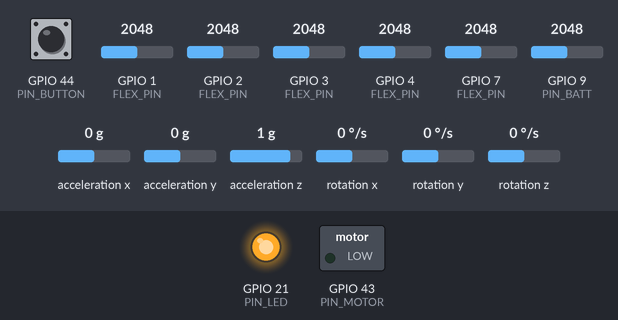
The sketch below on a simulated Seeed XIAO ESP32-S3. Parts: switched loads named in the sketch (green lamp = pin HIGH), output pins drawn as LEDs (lit = HIGH). Wiring (inferred from the names in the program): MPU-6050 motion sensor at I2C address 0x68. The test bench sets the inputs (shaded band); at power-on: GPIO 1 (FLEX_PIN) = 2048, GPIO 4 (FLEX_PIN) = 2048, GPIO 7 (FLEX_PIN) = 2048, GPIO 2 (FLEX_PIN) = 2048, GPIO 3 (FLEX_PIN) = 2048, GPIO 9 (PIN_BATT) = 2048, GPIO 44 (PIN_BUTTON) HIGH, acceleration x 0 g, acceleration y 0 g, acceleration z 1 g, rotation x 0 °/s, rotation y 0 °/s, rotation z 0 °/s (analog values on the 0–4095 scale). Nothing arrives over Bluetooth unless stated; a phone connects over Bluetooth LE 3 s after start; what the sketch prints to the serial monitor is not drawn.

Above: at 0.1 s.
At 4.4 s:
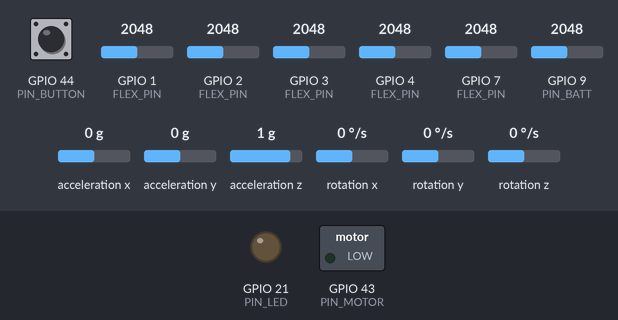
4.5 s: GPIO 1 (FLEX_PIN) set to 1271
6.0 s: GPIO 1 (FLEX_PIN) set to 1181
8.2 s: GPIO 4 (FLEX_PIN) set to 1283
9.7 s: GPIO 4 (FLEX_PIN) set to 1180
11.8 s: GPIO 7 (FLEX_PIN) set to 1314
13.3 s: GPIO 7 (FLEX_PIN) set to 1169
At 60.3 s:
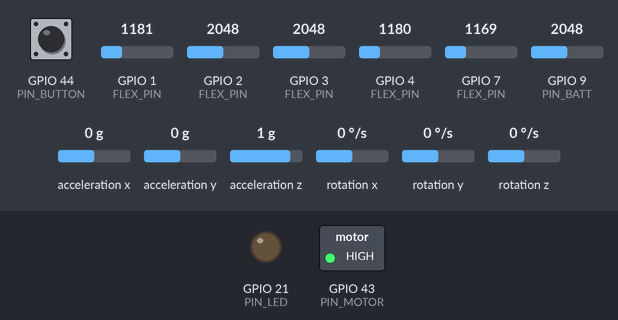
Timing chart, 0 to 61.5 s (numbered marks = the images above; inputs shaded):
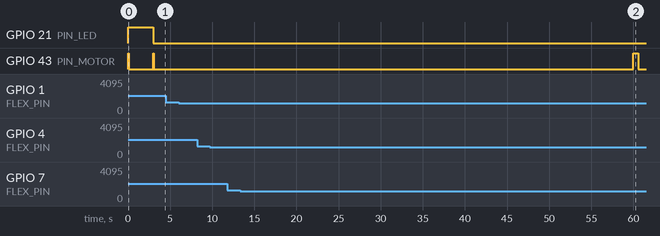

The sketch:

gesturetalk_glove.ino
```cpp
/*
 * GestureTalk Glove firmware — sensor streaming
 * Board:   Seeed Studio XIAO ESP32S3  (Arduino-ESP32 core 3.x, board "XIAO_ESP32S3")
 * Sensors: 5 × flex sensor (voltage dividers), MPU-6050 IMU (I2C)
 * Output:  50 Hz BLE sensor frames + vibration feedback on command
 *
 * The glove is deliberately simple: it measures and streams. All learning and
 * recognition of the wearer's personal signs happens in the GestureTalk app,
 * so signs can be taught, improved and backed up without reflashing.
 *
 * Frame format (20 bytes, little-endian) — must match app/lib/sensors.ts:
 *   uint16[5] flex mV (thumb..pinky) | int16[3] accel milli-g | int8[3] gyro deg/s ÷ 8
 *   | uint8 (bit7 = pod button, bits0-6 = sequence)
 */

#include <Arduino.h>
#include <Wire.h>
#include <BLEDevice.h>
#include <BLEServer.h>
#include <BLEUtils.h>
#include <BLE2902.h>
#include "glove_frame.h"

// ───────── Pins (XIAO ESP32S3). Flex sensors on ADC1 only — ADC2 is unreliable with BLE. ─────────
static const uint8_t FLEX_PIN[5] = {1, 2, 3, 4, 7};  // D0 thumb, D1 index, D2 middle, D3 ring, D8 pinky
static const uint8_t PIN_SDA = 5;     // D4
static const uint8_t PIN_SCL = 6;     // D5
static const uint8_t PIN_MOTOR = 43;  // D6 → 1 kΩ → NPN base
static const uint8_t PIN_BUTTON = 44; // D7 → button → GND
static const uint8_t PIN_BATT = 9;    // D10 ← 100k/100k divider from BAT+
static const uint8_t PIN_LED = 21;    // user LED, active LOW

#define SVC_UUID   "6e7a0001-5a1f-4c2b-9d3e-7f1a2b3c4d5e"
#define FRAME_UUID "6e7a0002-5a1f-4c2b-9d3e-7f1a2b3c4d5e"
#define BAT_UUID   "6e7a0003-5a1f-4c2b-9d3e-7f1a2b3c4d5e"
#define CMD_UUID   "6e7a0004-5a1f-4c2b-9d3e-7f1a2b3c4d5e"

static const uint32_t FRAME_INTERVAL_US = 20000;  // 50 Hz
static const uint8_t MPU_ADDR = 0x68;

BLECharacteristic *frameChar = nullptr;
BLECharacteristic *batChar = nullptr;
volatile bool connected = false;
volatile uint16_t buzzMs = 0;   // set from the BLE callback, executed in loop()
uint32_t buzzUntil = 0;
bool imuOk = false;
uint8_t seq = 0;

// ───────── Sensors ─────────
uint16_t readFlex(uint8_t pin) {
  uint32_t sum = 0;
  for (int i = 0; i < 4; i++) sum += analogReadMilliVolts(pin);  // light oversampling
  return sum / 4;
}

bool mpuInit() {
  Wire.beginTransmission(MPU_ADDR);
  Wire.write(0x6B); Wire.write(0x00);           // wake
  if (Wire.endTransmission() != 0) return false;
  Wire.beginTransmission(MPU_ADDR);
  Wire.write(0x1A); Wire.write(0x03);           // DLPF ~44 Hz: removes vibration noise
  Wire.endTransmission();
  Wire.beginTransmission(MPU_ADDR);
  Wire.write(0x1B); Wire.write(0x08);           // gyro ±500 °/s
  Wire.endTransmission();
  return true;
}

void readImu(int16_t acc_mg[3], int8_t gyro_div8[3]) {
  acc_mg[0] = acc_mg[1] = 0; acc_mg[2] = 1000;  // sane default if the IMU is missing
  gyro_div8[0] = gyro_div8[1] = gyro_div8[2] = 0;
  if (!imuOk) return;
  Wire.beginTransmission(MPU_ADDR);
  Wire.write(0x3B);
  if (Wire.endTransmission(false) != 0) return;
  if (Wire.requestFrom(MPU_ADDR, (uint8_t)14) != 14) return;
  int16_t raw[7];
  for (int i = 0; i < 7; i++) raw[i] = (Wire.read() << 8) | Wire.read();
  for (int i = 0; i < 3; i++) acc_mg[i] = glove::accelRawToMg(raw[i]);      // ±2 g
  for (int i = 0; i < 3; i++) gyro_div8[i] = glove::gyroRawToDiv8(raw[4 + i]); // ±500 °/s
}

int batteryPercent() {
  return glove::batteryPercentFromMv(analogReadMilliVolts(PIN_BATT) * 2);  // undo the 1:2 divider
}

void publishBattery() {
  char buf[5];
  snprintf(buf, sizeof(buf), "%d", batteryPercent());
  batChar->setValue((uint8_t *)buf, strlen(buf));
  if (connected) batChar->notify();
}

// ───────── BLE ─────────
class ServerCB : public BLEServerCallbacks {
  void onConnect(BLEServer *) override { connected = true; digitalWrite(PIN_LED, LOW); buzzMs = 60; }
  void onDisconnect(BLEServer *s) override {
    connected = false;
    digitalWrite(PIN_LED, HIGH);
    s->getAdvertising()->start();
  }
};

class CommandCB : public BLECharacteristicCallbacks {
  void onWrite(BLECharacteristic *c) override {
    uint16_t ms = glove::parseBuzzMs(c->getValue().c_str());
    if (ms) buzzMs = ms;
  }
};

void setupBle() {
  BLEDevice::init("GestureTalk Glove");
  BLEDevice::setMTU(64);
  BLEServer *server = BLEDevice::createServer();
  server->setCallbacks(new ServerCB());
  BLEService *svc = server->createService(SVC_UUID);
  frameChar = svc->createCharacteristic(FRAME_UUID, BLECharacteristic::PROPERTY_NOTIFY);
  frameChar->addDescriptor(new BLE2902());
  batChar = svc->createCharacteristic(BAT_UUID, BLECharacteristic::PROPERTY_READ | BLECharacteristic::PROPERTY_NOTIFY);
  batChar->addDescriptor(new BLE2902());
  BLECharacteristic *cmd = svc->createCharacteristic(CMD_UUID, BLECharacteristic::PROPERTY_WRITE | BLECharacteristic::PROPERTY_WRITE_NR);
  cmd->setCallbacks(new CommandCB());
  svc->start();
  BLEAdvertising *adv = BLEDevice::getAdvertising();
  adv->addServiceUUID(SVC_UUID);
  adv->setScanResponse(true);
  adv->setMinPreferred(0x06);  // helps iOS/Android pick a short connection interval
  BLEDevice::startAdvertising();
}

// ───────── Main ─────────
void setup() {
  Serial.begin(115200);
  pinMode(PIN_MOTOR, OUTPUT);
  digitalWrite(PIN_MOTOR, LOW);
  pinMode(PIN_BUTTON, INPUT_PULLUP);
  pinMode(PIN_LED, OUTPUT);
  digitalWrite(PIN_LED, HIGH);
  analogReadResolution(12);
  for (int i = 0; i < 5; i++) analogSetPinAttenuation(FLEX_PIN[i], ADC_11db);
  analogSetPinAttenuation(PIN_BATT, ADC_11db);
  Wire.begin(PIN_SDA, PIN_SCL, 400000);
  imuOk = mpuInit();
  Serial.printf("GestureTalk Glove — IMU %s\n", imuOk ? "ok" : "MISSING");
  setupBle();
  publishBattery();

  // Self-test: a sensor pinned at a rail is unplugged or broken. Three buzzes tell the carer.
  bool fault = false;
  for (int i = 0; i < 5; i++) {
    uint16_t mv = readFlex(FLEX_PIN[i]);
    if (glove::flexLooksDisconnected(mv)) {
      fault = true;
      Serial.printf("WARNING: flex sensor %d reads %u mV - check wiring\n", i, mv);
    }
  }
  for (int i = 0; i < (fault ? 3 : 1); i++) {
    digitalWrite(PIN_MOTOR, HIGH); delay(fault ? 250 : 80);
    digitalWrite(PIN_MOTOR, LOW); delay(150);
  }
}

void loop() {
  static uint32_t nextFrame = micros();
  static uint32_t lastBattery = 0;
  static uint32_t lastLog = 0;
  uint32_t nowMs = millis();

  // Haptics (non-blocking).
  if (buzzMs) { digitalWrite(PIN_MOTOR, HIGH); buzzUntil = nowMs + buzzMs; buzzMs = 0; }
  if (buzzUntil && (int32_t)(nowMs - buzzUntil) >= 0) { digitalWrite(PIN_MOTOR, LOW); buzzUntil = 0; }

  if (nowMs - lastBattery > 60000) {
    lastBattery = nowMs;
    publishBattery();
    // Low battery: two long buzzes every 5 minutes so the carer knows to charge it.
    static uint32_t lastLowWarn = 0;
    if (batteryPercent() < 15 && (lastLowWarn == 0 || nowMs - lastLowWarn > 300000)) {
      lastLowWarn = nowMs;
      buzzMs = 600;
    }
  }

  if ((int32_t)(micros() - nextFrame) < 0) return;
  nextFrame += FRAME_INTERVAL_US;

  uint16_t flex[5];
  for (int i = 0; i < 5; i++) flex[i] = readFlex(FLEX_PIN[i]);
  int16_t acc[3];
  int8_t gyro[3];
  readImu(acc, gyro);
  bool button = digitalRead(PIN_BUTTON) == LOW;
  uint8_t pkt[glove::FRAME_BYTES];
  glove::packFrame(pkt, flex, acc, gyro, button, seq++);

  if (connected) {
    frameChar->setValue(pkt, sizeof(pkt));
    frameChar->notify();
  }

  if (nowMs - lastLog > 500) {  // human-readable check in Serial Monitor
    lastLog = nowMs;
    Serial.printf("flex %4u %4u %4u %4u %4u  acc %5d %5d %5d  btn %d\n",
                  flex[0], flex[1], flex[2], flex[3], flex[4], acc[0], acc[1], acc[2], button);
  }
}
```

glove_frame.h
```cpp
// GestureTalk Glove — pure helpers shared by the firmware and its host tests.
// No Arduino dependencies: compiled and unit-tested on a PC with g++
// (hardware/glove/firmware/test), and checked byte-for-byte against the app's
// TypeScript decoder (app/lib/sensors.ts) through golden vectors.
#pragma once
#include <stdint.h>
#include <string.h>

namespace glove {

static const int FRAME_BYTES = 20;

// Clamp helper usable without Arduino's constrain().
template <typename T> inline T clampv(T v, T lo, T hi) { return v < lo ? lo : (v > hi ? hi : v); }

// MPU-6050 at ±2 g: 16384 LSB/g → milli-g.
inline int16_t accelRawToMg(int16_t raw) { return (int16_t)((int32_t)raw * 1000 / 16384); }

// MPU-6050 at ±500 °/s: 65.5 LSB/(°/s) → (°/s) ÷ 8, saturated to int8.
inline int8_t gyroRawToDiv8(int16_t raw) {
  int32_t dps = (int32_t)raw * 10 / 655;
  return (int8_t)clampv<int32_t>(dps / 8, -128, 127);
}

// Pack one sensor frame. Layout (little-endian):
//  0..9   uint16[5] flex mV | 10..15 int16[3] accel milli-g | 16..18 int8[3] gyro °/s÷8
//  19     bit7 = button, bits0..6 = sequence
inline void packFrame(uint8_t out[FRAME_BYTES], const uint16_t flex[5], const int16_t acc[3], const int8_t gyro[3],
                      bool button, uint8_t seq) {
  for (int i = 0; i < 5; i++) {
    out[i * 2] = flex[i] & 0xFF;
    out[i * 2 + 1] = flex[i] >> 8;
  }
  for (int i = 0; i < 3; i++) {
    uint16_t a = (uint16_t)acc[i];
    out[10 + i * 2] = a & 0xFF;
    out[11 + i * 2] = a >> 8;
    out[16 + i] = (uint8_t)gyro[i];
  }
  out[19] = (uint8_t)((button ? 0x80 : 0) | (seq & 0x7F));
}

// Li-Po voltage (after undoing the 1:2 divider) → percent, linear 3.30 V..4.15 V.
inline int batteryPercentFromMv(int batteryMv) {
  return clampv((batteryMv - 3300) * 100 / (4150 - 3300), 0, 100);
}

// Parse a "BUZZ <ms>" command (case-insensitive, surrounding spaces ok).
// Returns the duration clamped to 10..1000 ms, 80 ms if no number, or 0 if not a BUZZ command.
inline uint16_t parseBuzzMs(const char *cmd) {
  while (*cmd == ' ' || *cmd == '\t' || *cmd == '\r' || *cmd == '\n') cmd++;
  const char *kw = "BUZZ";
  for (int i = 0; i < 4; i++) {
    char c = cmd[i];
    if (c >= 'a' && c <= 'z') c -= 32;
    if (c != kw[i]) return 0;
  }
  cmd += 4;
  if (*cmd && *cmd != ' ' && *cmd != '\t' && *cmd != '\r' && *cmd != '\n') return 0;  // e.g. "BUZZER"
  while (*cmd == ' ' || *cmd == '\t') cmd++;
  if (*cmd < '0' || *cmd > '9') return 80;
  long ms = 0;
  while (*cmd >= '0' && *cmd <= '9' && ms < 100000) ms = ms * 10 + (*cmd++ - '0');
  return (uint16_t)clampv<long>(ms, 10, 1000);
}

// A flex divider reading pinned near a rail means an open or shorted sensor.
inline bool flexLooksDisconnected(uint16_t mv) { return mv < 60 || mv > 3240; }

}  // namespace glove
```

Measured:
- the behaviour switches between 1241 and 1240 on GPIO 7 (FLEX_PIN) (found by bisection; images 1 and 2)
- after the input at 4.5 s, every drawn part: stays the same
- after the input at 6.0 s, every drawn part: stays the same
- after the input at 8.2 s, every drawn part: stays the same
- after the input at 9.7 s, every drawn part: stays the same
- after the input at 11.8 s, every drawn part: stays the same
